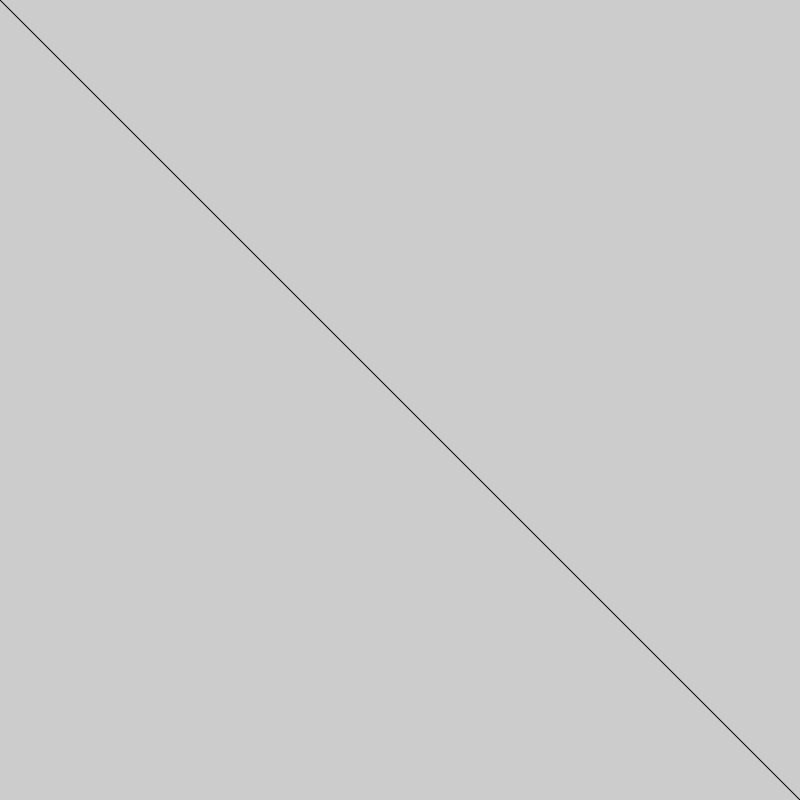
Frame 1 (no input)
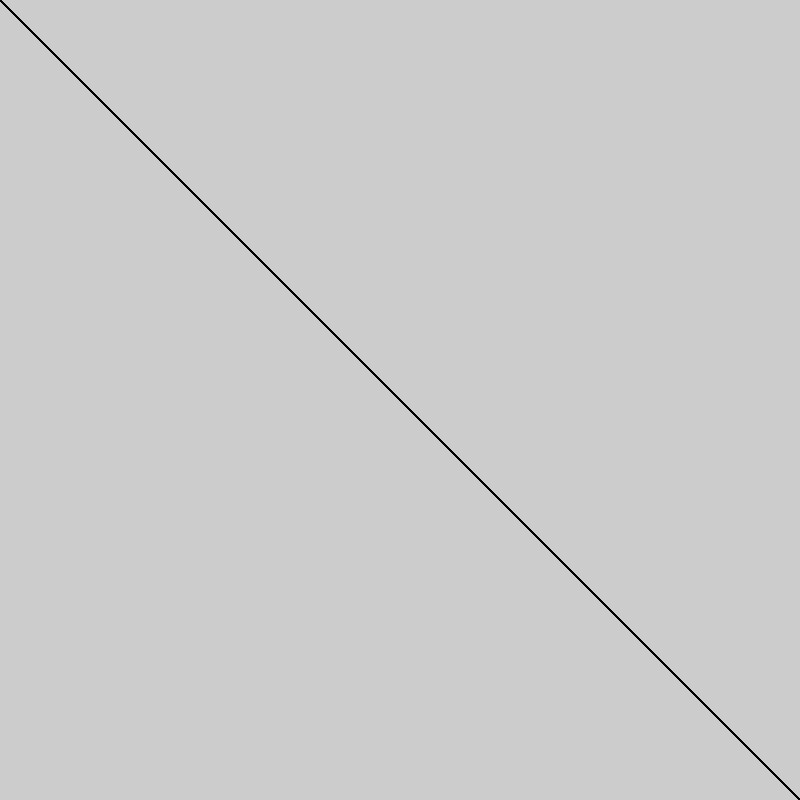
Frame 60 (the mouse pressed at the canvas centre just before this capture)
Frame 120 (the mouse held since frame 60 and released just before this capture): identical to frame 60, image omitted

The Processing sketch that drew these frames (run headless with seeded random() and noise(); from frame 60 on, the mouse is pressed at the canvas centre):

// Processing sketch: Make_Processing_5_9_2_TapAKeyExperimental
// ── Make_Processing_5_9_2_TapAKeyExperimental.pde

float easing = 0.1;


void setup() {
  size(800, 800);
  smooth();
  stroke(0);
  //rectMode(CENTER);
}

void draw() {
  //background(204);
  translate(width/2, height/2);
  float inc = millis();
  line(20-width, 20-height, width-20, height-20);
  if (keyPressed) {
    fill(255, 0, 0, 50);
    float movement = inc;
    inc += (movement - inc)*easing;
    ellipse(400*sin(sin(sin((radians(inc/10))))), 400*cos(radians(inc/100)), 20, 20);
    line(width-20, 20-width, 20-height, height-20);
  }
}
